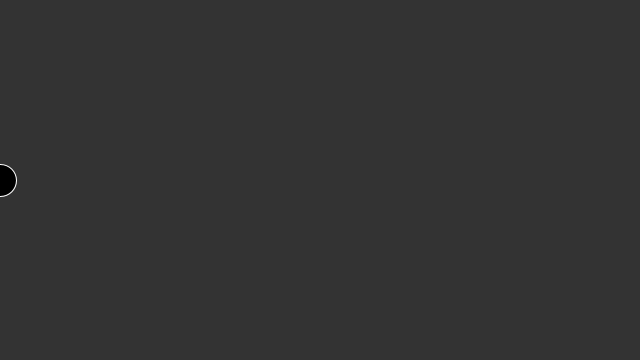
Frame 1 (no input)
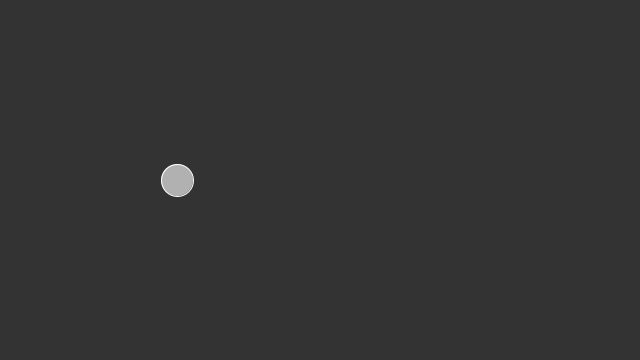
Frame 60 (the mouse pressed at the canvas centre just before this capture)
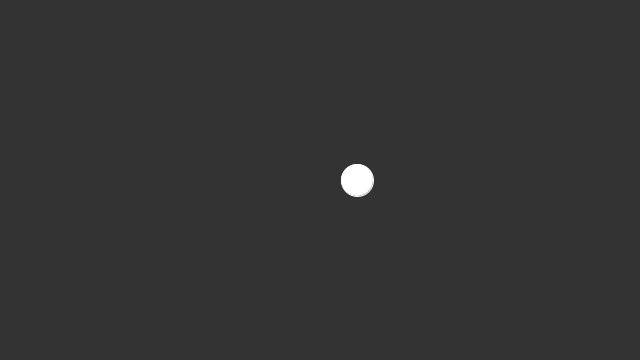
Frame 120 (the mouse held since frame 60 and released just before this capture)

The Processing sketch that drew these frames (run headless with seeded random() and noise(); from frame 60 on, the mouse is pressed at the canvas centre):

// Processing sketch: ball_thing_i_made_myself_______________
// ── ball_thing_i_made_myself_______________.pde
float circleX;
float xspeed = 3;

void setup() {
  size(640, 360);
  circleX=0;
}
  
  void draw() {
  
   
    background(51);
  ;
  fill(102);
  stroke(255);

fill(circleX);
  color c1 = color(random(255),random(255),random(255));
  ellipse(circleX,height/2, 32, 32);
  
  circleX=circleX + xspeed;
  
  if(circleX>width || circleX<0){
    
    xspeed = xspeed * -1.1;
  

}
  }
